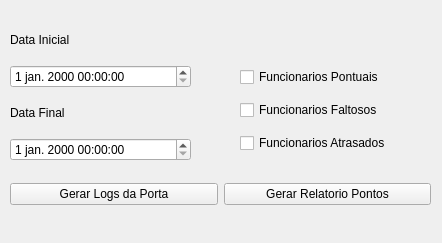
<?xml version="1.0" encoding="UTF-8"?>
<ui version="4.0">
 <class>Relatorios_Window</class>
 <widget class="QMainWindow" name="Relatorios_Window">
  <property name="geometry">
   <rect>
    <x>0</x>
    <y>0</y>
    <width>442</width>
    <height>243</height>
   </rect>
  </property>
  <property name="windowTitle">
   <string>Relatorios</string>
  </property>
  <widget class="QWidget" name="centralwidget">
   <widget class="QWidget" name="layoutWidget">
    <property name="geometry">
     <rect>
      <x>10</x>
      <y>20</y>
      <width>181</width>
      <height>141</height>
     </rect>
    </property>
    <layout class="QVBoxLayout" name="verticalLayout">
     <item>
      <widget class="QLabel" name="label">
       <property name="text">
        <string>Data Inicial</string>
       </property>
      </widget>
     </item>
     <item>
      <widget class="QDateTimeEdit" name="dateTimeEdit_inicial">
       <property name="locale">
        <locale language="Portuguese" country="Brazil"/>
       </property>
      </widget>
     </item>
     <item>
      <widget class="QLabel" name="label_2">
       <property name="text">
        <string>Data Final</string>
       </property>
      </widget>
     </item>
     <item>
      <widget class="QDateTimeEdit" name="dateTimeEdit_final">
       <property name="locale">
        <locale language="Portuguese" country="Brazil"/>
       </property>
      </widget>
     </item>
    </layout>
   </widget>
   <widget class="QWidget" name="layoutWidget">
    <property name="geometry">
     <rect>
      <x>240</x>
      <y>60</y>
      <width>188</width>
      <height>101</height>
     </rect>
    </property>
    <layout class="QVBoxLayout" name="verticalLayout_2">
     <item>
      <widget class="QCheckBox" name="checkBox_pontuais">
       <property name="text">
        <string>Funcionarios Pontuais</string>
       </property>
      </widget>
     </item>
     <item>
      <widget class="QCheckBox" name="checkBox_faltosos">
       <property name="text">
        <string>Funcionarios Faltosos</string>
       </property>
      </widget>
     </item>
     <item>
      <widget class="QCheckBox" name="checkBox_atrasados">
       <property name="text">
        <string>Funcionarios Atrasados</string>
       </property>
      </widget>
     </item>
    </layout>
   </widget>
   <widget class="QWidget" name="layoutWidget">
    <property name="geometry">
     <rect>
      <x>10</x>
      <y>180</y>
      <width>421</width>
      <height>29</height>
     </rect>
    </property>
    <layout class="QHBoxLayout" name="horizontalLayout">
     <item>
      <widget class="QPushButton" name="pushButton_log_porta">
       <property name="sizePolicy">
        <sizepolicy hsizetype="Preferred" vsizetype="Fixed">
         <horstretch>0</horstretch>
         <verstretch>0</verstretch>
        </sizepolicy>
       </property>
       <property name="text">
        <string>Gerar Logs da Porta</string>
       </property>
      </widget>
     </item>
     <item>
      <widget class="QPushButton" name="pushButton_relatorio_pontos">
       <property name="sizePolicy">
        <sizepolicy hsizetype="Preferred" vsizetype="Fixed">
         <horstretch>0</horstretch>
         <verstretch>0</verstretch>
        </sizepolicy>
       </property>
       <property name="text">
        <string>Gerar Relatorio Pontos</string>
       </property>
      </widget>
     </item>
    </layout>
   </widget>
  </widget>
  <widget class="QMenuBar" name="menubar">
   <property name="geometry">
    <rect>
     <x>0</x>
     <y>0</y>
     <width>442</width>
     <height>25</height>
    </rect>
   </property>
  </widget>
 </widget>
 <resources/>
 <connections/>
</ui>
